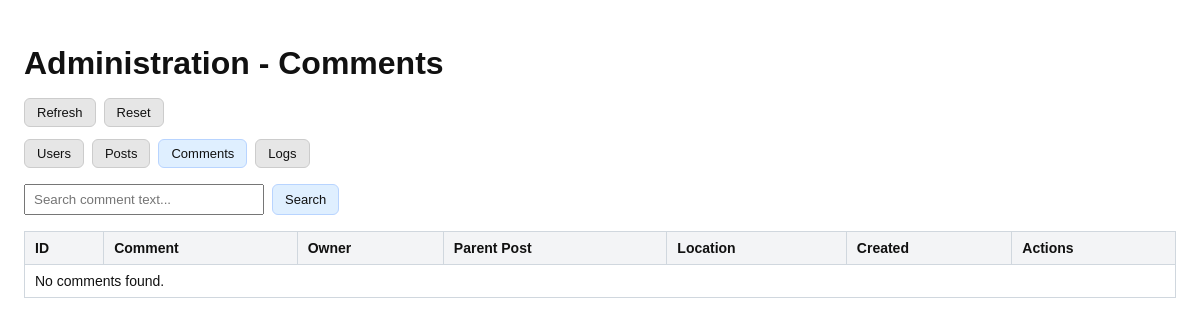
Before: /comments?user_id=2 with the older database file.
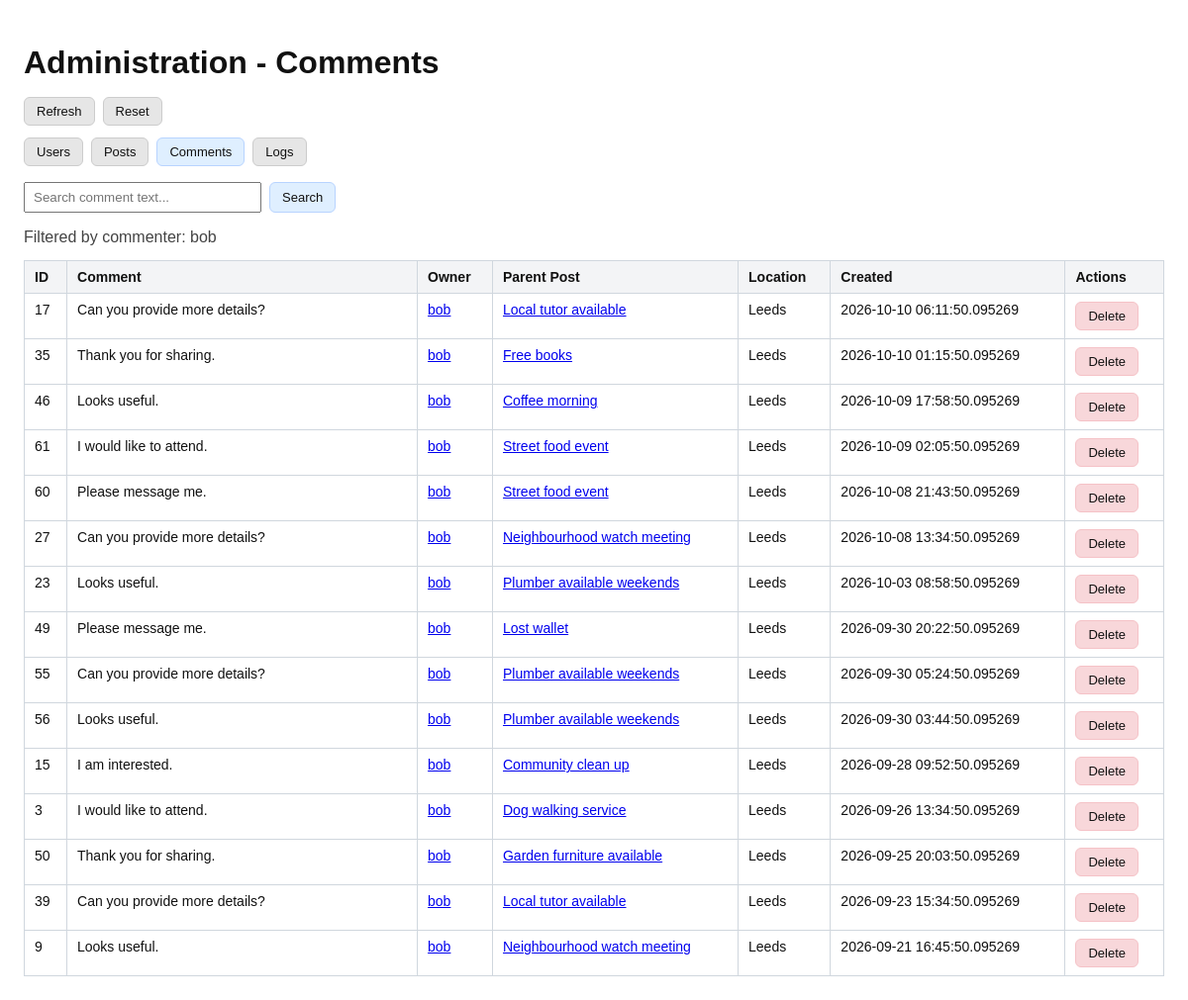
After: the same page with the newer database file.
### models/models.py (models this page shows)
class User(UserMixin, db.Model):
    id = db.Column(db.Integer, primary_key=True)
    username = db.Column(
        db.String(80),
        unique=True,
        nullable=False
    )
    password_hash = db.Column(
        db.String(255),
        nullable=False
    )
    default_location = db.Column(
        db.String(120),
        nullable=False,
        default="Unknown"
    )
    created_at = db.Column(
        db.DateTime,
        default=datetime.utcnow,
        nullable=False
    )
    last_login = db.Column(
        db.DateTime,
        nullable=True
    )
    last_successful_login_datetime = db.Column(
        db.DateTime,
        nullable=True
    )
    login_fail_count = db.Column(
        db.Integer,
        nullable=False,
        default=0
    )
    login_last_attempt_status = db.Column(
        db.String(20),
        nullable=False,
        default="SUCCESS"
    )
    login_last_failed_datetime = db.Column(
        db.DateTime,
        nullable=True
    )
    login_retry_after_datetime = db.Column(
        db.DateTime,
        nullable=True
    )
    security_fail_count = db.Column(
        db.Integer,
        nullable=False,
        default=0
    )
    security_last_attempt_status = db.Column(
        db.String(20),
        nullable=False,
        default="SUCCESS"
    )
    security_last_failed_datetime = db.Column(
        db.DateTime,
        nullable=True
    )
    security_retry_after_datetime = db.Column(
        db.DateTime,
        nullable=True
    )
    status = db.Column(
        db.String(20),
        nullable=False,
        default="active"
    )
    security_question = db.Column(
        db.String(255),
        nullable=False
    )
    security_answer_hash = db.Column(
        db.String(255),
        nullable=False
    )
    posts = db.relationship(
        "Post",
        backref="author",
        lazy=True
    )
    picked_posts = db.relationship(
        "PostPick",
        backref="user",
        lazy=True,
        cascade="all, delete-orphan"
    )
    comments = db.relationship(
        "Comment",
        backref="author",
        lazy=True,
        cascade="all, delete-orphan"
    )

class Comment(db.Model):
    id = db.Column(
        db.Integer,
        primary_key=True
    )
    body = db.Column(
        db.Text,
        nullable=False
    )
    location = db.Column(
        db.String(120),
        nullable=False,
        default="Unknown"
    )
    created_at = db.Column(
        db.DateTime,
        default=datetime.utcnow,
        nullable=False
    )
    author_id = db.Column(
        db.Integer,
        db.ForeignKey("user.id"),
        nullable=False
    )
    post_id = db.Column(
        db.Integer,
        db.ForeignKey("post.id"),
        nullable=False
    )

class Post(db.Model):
    id = db.Column(db.Integer, primary_key=True)
    title = db.Column(
        db.String(200),
        nullable=False
    )
    body = db.Column(
        db.Text,
        nullable=False
    )
    category = db.Column(
        db.String(50),
        nullable=False
    )
    location = db.Column(
        db.String(120),
        nullable=False,
        default="Unknown"
    )
    visibility = db.Column(
        db.String(20),
        nullable=False,
        default="public"
    )
    comments_enabled = db.Column(
        db.Boolean,
        nullable=False,
        default=False
    )
    expires_in_days = db.Column(
        db.Integer,
        nullable=False,
        default=7,
        server_default="7"
    )
    created_at = db.Column(
        db.DateTime,
        default=datetime.utcnow
    )
    author_id = db.Column(
        db.Integer,
        db.ForeignKey("user.id"),
        nullable=False
    )
    picks = db.relationship(
        "PostPick",
        backref="post",
        lazy=True,
        cascade="all, delete-orphan"
    )
    comments = db.relationship(
        "Comment",
        backref="post",
        lazy=True,
        cascade="all, delete-orphan"
    )

### admin.py (the view)
@admin_app.route("/comments")
def comments_browser():
    user_id = request.args.get("user_id", type=int)
    post_id = request.args.get("post_id", type=int)
    search_term = request.args.get("search", "").strip()
    comment_query = Comment.query.order_by(Comment.created_at.desc(), Comment.id.desc())
    if user_id is not None:
        comment_query = comment_query.filter_by(author_id=user_id)
    if post_id is not None:
        comment_query = comment_query.filter_by(post_id=post_id)
    filter_user = db.session.get(User, user_id) if user_id is not None else None
    matching_comments = comment_query.all()
    if search_term:
        matching_comments = [
            comment for comment in matching_comments
            if contains_word_prefix(comment.body, search_term)
        ]
    return render_template(
        "admin_comments.html",
        comments=matching_comments,
        filter_user=filter_user,
        filter_post_id=post_id,
        search_term=search_term,
    )

### utils/url_links.py (called while the page is built, shortened)
def linkify_urls(text):
    parts = []
    position = 0
    parts.append(escape(text[position:]))
    return Markup("").join(parts)

### templates/admin_comments.html (shortened to what this page needs)
<!DOCTYPE html>
<html>
<head>
</head>
<body>
    <h1>Administration - Comments</h1>
    <div class="toolbar">
        <a class="button" href="{{ request.full_path.rstrip('?') }}">Refresh</a>
        <a class="button" href="{{ url_for('comments_browser') }}">Reset</a>
    </div>
    <nav class="nav" aria-label="Admin browsers">
        <a class="button" href="{{ url_for('users') }}">Users</a>
        <a class="button" href="{{ url_for('posts_browser') }}">Posts</a>
        <a class="button primary" href="{{ url_for('comments_browser') }}">Comments</a>
        <a class="button" href="{{ url_for('logs_browser') }}">Logs</a>
    </nav>
    <form class="search-form" method="get" action="{{ url_for('comments_browser') }}">
        <input type="search" name="search" value="{{ search_term }}" placeholder="Search comment text..." aria-label="Search comment text">
        <button class="button primary" type="submit">Search</button>
    </form>
    {% if filter_user or filter_post_id %}
        <p class="filter">
            {% if filter_user %}Filtered by commenter: {{ filter_user.username }}{% endif %}
        </p>
    {% endif %}
    <table>
        <thead>
            <tr><th>ID</th><th>Comment</th><th>Owner</th><th>Parent Post</th><th>Location</th><th>Created</th><th>Actions</th></tr>
        </thead>
        <tbody>
            {% for comment in comments %}
            <tr>
                <td>{{ comment.id }}</td>
                <td class="body">{{ comment.body|linkify_urls }}</td>
                <td><a href="{{ url_for('users', user_id=comment.author_id) }}">{{ comment.author.username }}</a></td>
                <td><a href="{{ url_for('posts_browser', post_id=comment.post_id) }}">{{ comment.post.title }}</a></td>
                <td>{{ comment.location }}</td>
                <td>{{ comment.created_at }}</td>
                <td><a class="button danger" href="{{ url_for('delete_comment', comment_id=comment.id) }}">Delete</a></td>
            </tr>
            {% else %}
            <tr><td colspan="7">No comments found.</td></tr>
            {% endfor %}
        </tbody>
    </table>
</body>
</html>

Changed rows visible on the page:
added User: username "bob"
added Comment: id "17", body|linkify_urls "Can you provide more details?", author.username "bob", post "Local tutor available", location "Leeds", created_at "2026-10-10 06:11:50.095269"
added Comment: id "35", body|linkify_urls "Thank you for sharing.", author.username "bob", post "Free books", location "Leeds", created_at "2026-10-10 01:15:50.095269"
added Comment: id "46", body|linkify_urls "Looks useful.", author.username "bob", post "Coffee morning", location "Leeds", created_at "2026-10-09 17:58:50.095269"
added Comment: id "61", body|linkify_urls "I would like to attend.", author.username "bob", post "Street food event", location "Leeds", created_at "2026-10-09 02:05:50.095269"
added Comment: id "60", body|linkify_urls "Please message me.", author.username "bob", post "Street food event", location "Leeds", created_at "2026-10-08 21:43:50.095269"
added Comment: id "27", body|linkify_urls "Can you provide more details?", author.username "bob", post "Neighbourhood watch meeting", location "Leeds", created_at "2026-10-08 13:34:50.095269"
added Comment: id "23", body|linkify_urls "Looks useful.", author.username "bob", post "Plumber available weekends", location "Leeds", created_at "2026-10-03 08:58:50.095269"
added Comment: id "49", body|linkify_urls "Please message me.", author.username "bob", post "Lost wallet", location "Leeds", created_at "2026-09-30 20:22:50.095269"
added Comment: id "55", body|linkify_urls "Can you provide more details?", author.username "bob", post "Plumber available weekends", location "Leeds", created_at "2026-09-30 05:24:50.095269"
added Comment: id "56", body|linkify_urls "Looks useful.", author.username "bob", post "Plumber available weekends", location "Leeds", created_at "2026-09-30 03:44:50.095269"
added Comment: id "15", body|linkify_urls "I am interested.", author.username "bob", post "Community clean up", location "Leeds", created_at "2026-09-28 09:52:50.095269"
added Comment: id "3", body|linkify_urls "I would like to attend.", author.username "bob", post "Dog walking service", location "Leeds", created_at "2026-09-26 13:34:50.095269"
added Comment: id "50", body|linkify_urls "Thank you for sharing.", author.username "bob", post "Garden furniture available", location "Leeds", created_at "2026-09-25 20:03:50.095269"
added Comment: id "39", body|linkify_urls "Can you provide more details?", author.username "bob", post "Local tutor available", location "Leeds", created_at "2026-09-23 15:34:50.095269"
added Comment: id "9", body|linkify_urls "Looks useful.", author.username "bob", post "Neighbourhood watch meeting", location "Leeds", created_at "2026-09-21 16:45:50.095269"
Other visible differences:
text no longer shown: "No comments found."
text now shown: "Filtered by commenter:"
